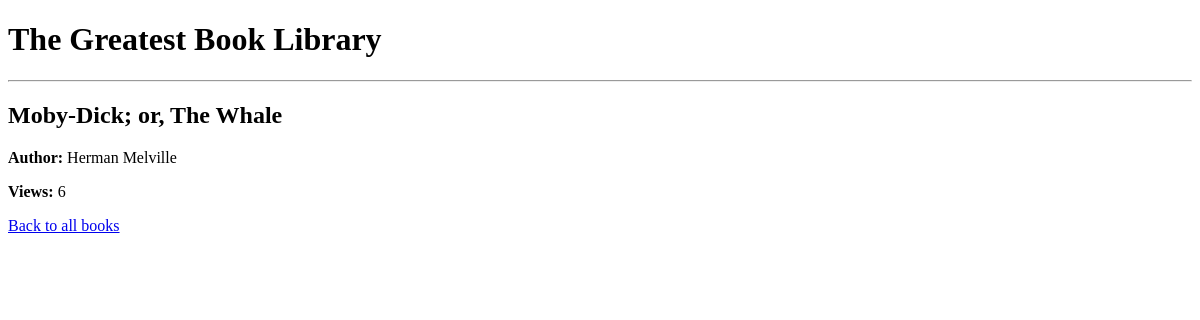
The app's page /books/2, older data.
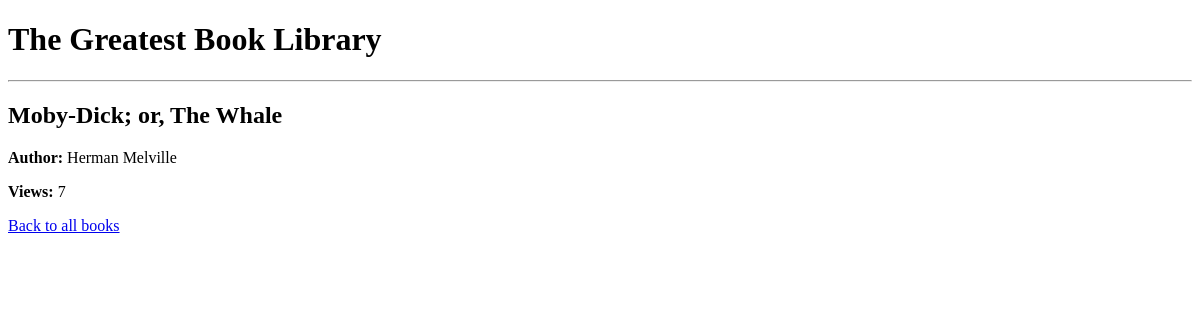
The same page, newer data.
### tables this page shows
CREATE TABLE `table_books` (
                    id INTEGER PRIMARY KEY AUTOINCREMENT, 
                    title TEXT, 
                    author TEXT
                , views INTEGER DEFAULT 0);

### routes.py (the view)
@app.route('/books/<int:book_id>')
def book_detail(book_id):
    book = get_book_by_id(book_id)
    if book:
        increment_book_views(book.id)
        return render_template('book_detail.html', book=book)
    flash('Book not found', 'error')
    return redirect('/books')

### models.py (called while the page is built)
def get_book_by_id(book_id: int) -> Optional[Book]:
    with sqlite3.connect('table_books.db') as conn:
        cursor: sqlite3.Cursor = conn.cursor()
        cursor.execute("SELECT * FROM table_books WHERE id = ?", (book_id,))
        row = cursor.fetchone()
        if row:
            return Book(*row)
        return None

def increment_book_views(book_id: int) -> None:
    with sqlite3.connect('table_books.db') as conn:
        cursor: sqlite3.Cursor = conn.cursor()
        cursor.execute(
            "UPDATE table_books SET views = views + 1 WHERE id = ?",
            (book_id,)
        )
        conn.commit()

### templates/book_detail.html
{% extends "base.html" %}
{% block content %}
    <h2>{{ book.title }}</h2>
    <p><strong>Author:</strong> {{ book.author }}</p>
    <p><strong>Views:</strong> {{ book.views }}</p>
    <a href="/books">Back to all books</a>
{% endblock %}

Row changes from the older to the newer data that the page shows:
changed table_books "Moby-Dick; or, The Whale": views "6" → "7"
